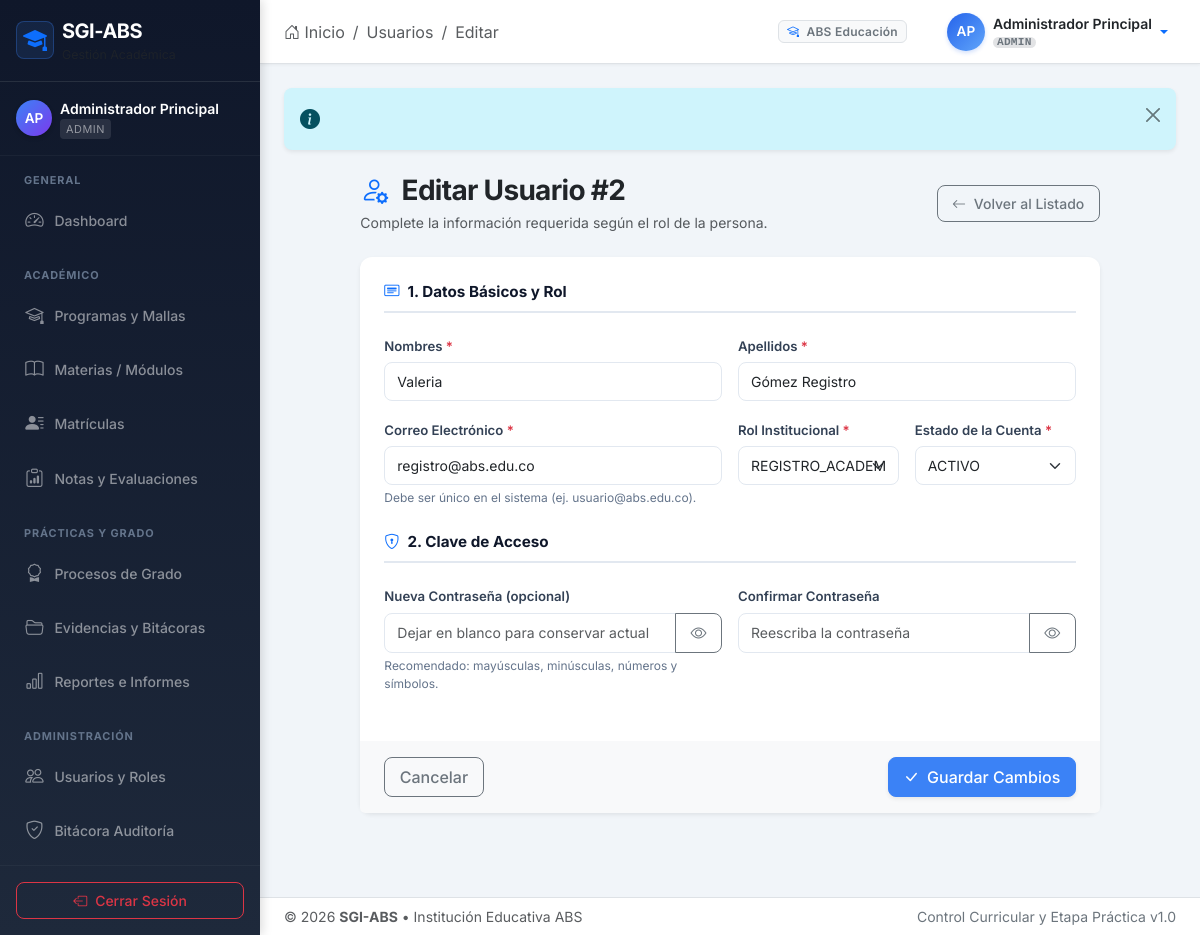
/index.php?module=usuarios&action=editar&id=2 (signed in), run on the app's committed database.
### tables this page shows
CREATE TABLE `usuarios` (
  `id_usuario` INT UNSIGNED NOT NULL AUTO_INCREMENT,
  `rol` ENUM('ADMIN','REGISTRO_ACADEMICO','COORDINACION','DOCENTE','RESP_PRACTICAS','ESTUDIANTE') NOT NULL DEFAULT 'ESTUDIANTE',
  `correo` VARCHAR(120) NOT NULL,
  `password_hash` VARCHAR(255) NOT NULL,
  `nombres` VARCHAR(80) NOT NULL,
  `apellidos` VARCHAR(80) NOT NULL,
  `tipo_documento` ENUM('CC','TI','CE','PASAPORTE','OTRO') NULL,
  `documento` VARCHAR(20) NULL,
  `fecha_nacimiento` DATE NULL,
  `telefono` VARCHAR(20) NULL,
  `autorizacion_datos` TINYINT(1) NOT NULL DEFAULT 0,
  `fecha_autorizacion` DATETIME NULL,
  `mfa_habilitado` TINYINT(1) NOT NULL DEFAULT 0,
  `estado` ENUM('ACTIVO','BLOQUEADO','INACTIVO') NOT NULL DEFAULT 'ACTIVO',
  `ultimo_acceso` DATETIME NULL,
  `creado_en` DATETIME NOT NULL DEFAULT CURRENT_TIMESTAMP,
  PRIMARY KEY (`id_usuario`),
  UNIQUE KEY `uk_usuarios_correo` (`correo`),
  KEY `idx_usuarios_rol` (`rol`),
  KEY `idx_usuarios_estado` (`estado`),
  KEY `idx_usuarios_documento` (`tipo_documento`, `documento`)
);

### core/Controller.php (called while the page is built, shortened)
<?php
abstract class Controller
{
    protected function render(string $view, array $data = []): void
    {
        $data['currentUser'] = Auth::user();
        $data['flash']       = Session::getFlash();
        $data['csrfToken']   = $this->csrfToken();
        extract($data, EXTR_SKIP);
        $viewPath = BASE_PATH . '/views/' . $view . '.php';
        include $viewPath;
    }
    protected function getQuery(string $key, mixed $default = null): mixed
    {
        return $_GET[$key] ?? $default;
    }
    protected function csrfToken(): string
    {
        return Session::get('csrf_token');
    }
}

### controllers/UsuarioController.php (called while the page is built, shortened)
<?php
class UsuarioController extends Controller
{
    private UsuarioModel $model;
    public function __construct()
    {
        $this->model = new UsuarioModel();
    }
    public function editar(): void
    {
        $id = (int)$this->getQuery('id', 0);
        $usuario = $this->model->findById($id);
        $errores = [];
        $this->render('usuarios/form', [
            'title'            => 'Editar Usuario',
            'usuario'          => $usuario,
            'rolesDisponibles' => $this->getRoles(),
            'errores'          => $errores,
        ]);
    }
    private function getRoles(): array
    {
        return ['ADMIN','REGISTRO_ACADEMICO','COORDINACION','DOCENTE','RESP_PRACTICAS','ESTUDIANTE'];
    }
}

### public/index.php (called while the page is built, shortened)
<?php
require_once dirname(__DIR__) . '/config/database.php';
$action = $_GET['action'] ?? 'index';
$action = preg_replace('/[^a-zA-Z0-9_]/', '', (string)$action);
$controller = new $controllerClass();
try {
    $controller->$action();
} catch (Throwable $e) {
    error_log('[SGI-ABS] ' . $e->getMessage() . ' en ' . $e->getFile() . ':' . $e->getLine());
    ob_end_clean();
    http_response_code(500);
    include BASE_PATH . '/views/errors/404.php';
}

### models/BaseModel.php (called while the page is built, shortened)
<?php
abstract class BaseModel {
    protected PDO $db;
    protected string $table = '';
    protected string $pk = 'id';
    public function __construct() {
        $this->db = Database::getInstance();
    }
    public function findById(int $id): ?array {
        try {
            $sql = "SELECT * FROM `{$this->table}` WHERE `{$this->pk}` = :id LIMIT 1";
            $stmt = $this->db->prepare($sql);
            $stmt->execute([':id' => $id]);
            $row = $stmt->fetch();
            return $row !== false ? $row : null;
        } catch (PDOException $e) {
            error_log("Error en {$this->table}::findById({$id}): " . $e->getMessage());
            return null;
        }
    }
}

### config/database.php (called while the page is built, shortened)
<?php
if (!class_exists('Database', false)) {
    class Database {
        private static ?PDO    $instance = null;
        private static array   $config   = [];
        private static function getDefaultConfig(): array {
            return [
                'host'     => getenv('DB_HOST') ?: 'localhost',
                'port'     => getenv('DB_PORT') ?: '3306',
                'dbname'   => getenv('DB_NAME') ?: (getenv('DB_DATABASE') ?: 'sgi_abs'),
                'username' => getenv('DB_USER') ?: (getenv('DB_USERNAME') ?: 'root'),
                'password' => getenv('DB_PASS') !== false ? getenv('DB_PASS') : (getenv('DB_PASSWORD') !== false ? getenv('DB_PASSWORD') : ''),
                'charset'  => 'utf8mb4',
            ];
        }
        public static function getConfig(): array {
            return array_merge(self::getDefaultConfig(), self::$config);
        }
        public static function getInstance(): PDO {
            if (self::$instance === null) {
                $cfg = self::getConfig();
                $dsn = sprintf(
                    'mysql:host=%s;port=%s;dbname=%s;charset=%s',
                    $cfg['host'],
                    $cfg['port'],
                    $cfg['dbname'],
                    $cfg['charset']
                );
                $options = [
                    PDO::ATTR_ERRMODE            => PDO::ERRMODE_EXCEPTION,
                    PDO::ATTR_DEFAULT_FETCH_MODE => PDO::FETCH_ASSOC,
                    PDO::ATTR_EMULATE_PREPARES   => false,
                    PDO::ATTR_STRINGIFY_FETCHES  => false,
                ];
                try {
                    self::$instance = new PDO(
                        $dsn,
                        $cfg['username'],
                        $cfg['password'],
                        $options
                    );
                } catch (PDOException $e) {
                    error_log('[SGI-ABS][DB] Error crítico de conexión PDO: ' . $e->getMessage());
                    throw new RuntimeException(
                        'No fue posible conectar con el sistema de datos. Contacte al administrador.',
                        500
                    );
                }
            }
            return self::$instance;
        }
    }
}

### views/usuarios/form.php (the view, shortened to what this page needs)
<?php
include BASE_PATH . '/views/layouts/header.php';
$isEdit = !empty($usuario['id_usuario']);
$formTitle = $isEdit ? 'Editar Usuario #' . $usuario['id_usuario'] : 'Nuevo Usuario';
$formAction = $isEdit ? url('usuarios', 'actualizar', ['id' => $usuario['id_usuario']]) : url('usuarios', 'guardar');
?>
<div class="row justify-content-center">
  <div class="col-12 col-xl-10">
    <div class="d-flex align-items-center justify-content-between mb-4">
      <div>
        <h3 class="fw-bold tracking-tight text-dark mb-1">
          <i class="bi bi-person-gear text-primary me-2"></i> <?= htmlspecialchars($formTitle, ENT_QUOTES, 'UTF-8') ?>
        </h3>
        <p class="text-muted small mb-0">Complete la información requerida según el rol de la persona.</p>
      </div>
      <a href="<?= url('usuarios') ?>" class="btn btn-outline-secondary btn-sm">
        <i class="bi bi-arrow-left me-1"></i> Volver al Listado
      </a>
    </div>
    <form method="POST" action="<?= $formAction ?>" id="usuarioForm" novalidate>
      <div class="card shadow-sm border-0 mb-4">
        <div class="card-body p-4">
          <div class="form-section-title">
            <i class="bi bi-card-heading text-primary"></i> 1. Datos Básicos y Rol
          </div>
          <div class="row g-3 mb-4">
            <div class="col-12 col-md-6">
              <label for="nombres" class="form-label">Nombres <span class="text-danger">*</span></label>
              <input
                type="text"
                class="form-control"
                id="nombres"
                name="nombres"
                value="<?= htmlspecialchars($usuario['nombres'] ?? '', ENT_QUOTES, 'UTF-8') ?>"
                required
              >
            </div>
            <div class="col-12 col-md-6">
              <label for="apellidos" class="form-label">Apellidos <span class="text-danger">*</span></label>
              <input
                type="text"
                class="form-control"
                id="apellidos"
                name="apellidos"
                value="<?= htmlspecialchars($usuario['apellidos'] ?? '', ENT_QUOTES, 'UTF-8') ?>"
                required
              >
            </div>
            <div class="col-12 col-md-6">
              <label for="correo" class="form-label">Correo Electrónico <span class="text-danger">*</span></label>
              <input
                type="email"
                class="form-control"
                id="correo"
                name="correo"
                value="<?= htmlspecialchars($usuario['correo'] ?? '', ENT_QUOTES, 'UTF-8') ?>"
                required
              >
              <div class="form-text">Debe ser único en el sistema (ej. usuario@abs.edu.co).</div>
            </div>
            <div class="col-12 col-md-3">
              <label for="rol_select" class="form-label">Rol Institucional <span class="text-danger">*</span></label>
              <select class="form-select" id="rol_select" name="rol" required>
                <?php
                $roles = ['ADMIN', 'REGISTRO_ACADEMICO', 'COORDINACION', 'DOCENTE', 'RESP_PRACTICAS', 'ESTUDIANTE'];
                $selectedRol = $usuario['rol'] ?? 'ESTUDIANTE';
                foreach ($roles as $r):
                ?>
                  <option value="<?= $r ?>" <?= $selectedRol === $r ? 'selected' : '' ?>><?= $r ?></option>
                <?php endforeach; ?>
              </select>
            </div>
            <div class="col-12 col-md-3">
              <label for="estado" class="form-label">Estado de la Cuenta <span class="text-danger">*</span></label>
              <select class="form-select" id="estado" name="estado" required>
                <?php
                $estados = ['ACTIVO', 'BLOQUEADO', 'INACTIVO'];
                $selectedEstado = $usuario['estado'] ?? 'ACTIVO';
                foreach ($estados as $est):
                ?>
                  <option value="<?= $est ?>" <?= $selectedEstado === $est ? 'selected' : '' ?>><?= $est ?></option>
                <?php endforeach; ?>
              </select>
            </div>
          </div>
          <div class="form-section-title">
            <i class="bi bi-shield-lock text-primary"></i> 2. Clave de Acceso
          </div>
          <div class="row g-3 mb-4">
            <div class="col-12 col-md-6">
              <label for="password" class="form-label">
                <?= $isEdit ? 'Nueva Contraseña (opcional)' : 'Contraseña de Acceso <span class="text-danger">*</span>' ?>
              </label>
              <div class="input-group">
                <input
                  type="password"
                  class="form-control"
                  id="password"
                  name="password"
                  <?= $isEdit ? '' : 'required' ?>
                  placeholder="<?= $isEdit ? 'Dejar en blanco para conservar actual' : 'Mínimo 8 caracteres' ?>"
                >
                <button class="btn btn-outline-secondary btn-toggle-password" type="button" data-target="password">
                  <i class="bi bi-eye"></i>
                </button>
              </div>
              <div class="form-text">Recomendado: mayúsculas, minúsculas, números y símbolos.</div>
            </div>
            <div class="col-12 col-md-6">
              <label for="password_confirm" class="form-label">
                Confirmar Contraseña <?= $isEdit ? '' : '<span class="text-danger">*</span>' ?>
              </label>
              <div class="input-group">
                <input
                  type="password"
                  class="form-control"
                  id="password_confirm"
                  name="password_confirm"
                  <?= $isEdit ? '' : 'required' ?>
                  placeholder="Reescriba la contraseña"
                >
                <button class="btn btn-outline-secondary btn-toggle-password" type="button" data-target="password_confirm">
                  <i class="bi bi-eye"></i>
                </button>
              </div>
            </div>
          </div>
        </div>
        <div class="card-footer bg-light border-0 py-3 px-4 d-flex justify-content-between align-items-center">
          <a href="<?= url('usuarios') ?>" class="btn btn-outline-secondary">
            Cancelar
          </a>
          <button type="submit" class="btn btn-primary d-inline-flex align-items-center gap-2 shadow-sm">
            <i class="bi bi-check-lg"></i>
            <span><?= $isEdit ? 'Guardar Cambios' : 'Crear Usuario' ?></span>
          </button>
        </div>
      </div>
    </form>
  </div>
</div>
<?php include BASE_PATH . '/views/layouts/footer.php'; ?>

### public/assets/css/app.css (style rules this page uses)
:root { --sidebar-width: 260px; --sidebar-collapsed-width: 0px; --sidebar-bg: #0f172a; --sidebar-bg-end: #1e293b; --sidebar-hover: rgba(59, 130, 246, 0.15); --sidebar-active: #3b82f6; --header-height: 64px; --primary: #3b82f6; --primary-dark: #2563eb; --primary-light: #60a5fa; --success: #10b981; --danger: #ef4444; --warning: #f59e0b; --info: #06b6d4; --purple: #7c3aed; --purple-light: #8b5cf6; --bg-main: #f1f5f9; --card-bg: #ffffff; --text-main: #1e293b; --text-muted: #64748b; --border-color: #e2e8f0; --radius-sm: 6px; --radius-md: 8px; --radius-lg: 12px; --radius-xl: 16px; --shadow-sm: 0 1px 2px 0 rgba(0, 0, 0, 0.05); --shadow-md: 0 4px 6px -1px rgba(0, 0, 0, 0.1), 0 2px 4px -2px rgba(0, 0, 0, 0.1); --shadow-card: 0 1px 3px rgba(0, 0, 0, 0.12), 0 1px 2px rgba(0, 0, 0, 0.06); --shadow-lg: 0 10px 15px -3px rgba(0, 0, 0, 0.1), 0 4px 6px -4px rgba(0, 0, 0, 0.1); }
*, *::before, *::after { box-sizing: border-box; }
body { font-family: 'Inter', system-ui, -apple-system, BlinkMacSystemFont, 'Segoe UI', Roboto, Oxygen, Ubuntu, Cantarell, sans-serif; background-color: var(--bg-main); color: var(--text-main); min-height: 100vh; margin: 0; -webkit-font-smoothing: antialiased; }
.tracking-tight { letter-spacing: -0.025em; }
.card { background-color: var(--card-bg); border-radius: var(--radius-lg); border: 1px solid var(--border-color); box-shadow: var(--shadow-card); transition: box-shadow 0.2s ease, transform 0.2s ease; }
.card-body { padding: 1.25rem; }
.btn { border-radius: var(--radius-md); font-weight: 500; padding: 0.45rem 0.9rem; transition: all 0.15s ease-in-out; }
.btn-primary { background-color: var(--primary); border-color: var(--primary); }
.form-label { font-weight: 600; font-size: 0.825rem; color: #334155; margin-bottom: 0.35rem; }
.form-control, .form-select { border: 1px solid var(--border-color); border-radius: var(--radius-md); padding: 0.5rem 0.75rem; font-size: 0.875rem; transition: border-color 0.15s ease-in-out, box-shadow 0.15s ease-in-out; }
.form-text { font-size: 0.75rem; color: var(--text-muted); }
.form-section-title { font-size: 0.95rem; font-weight: 700; color: #0f172a; border-bottom: 2px solid #e2e8f0; padding-bottom: 0.45rem; margin-bottom: 1.25rem; display: flex; align-items: center; gap: 0.5rem; }

### data on the page
usuarios: id_usuario "Editar Usuario #2", nombres "Valeria", apellidos "Gómez Registro", correo "registro@abs.edu.co", rol "REGISTRO_ACADEMICO", estado "ACTIVO"

### other printed values
$role "ADMIN"
$currentModule "Usuarios"
$currentAction "Editar"
$currentUser['rol'] "ADMIN"
